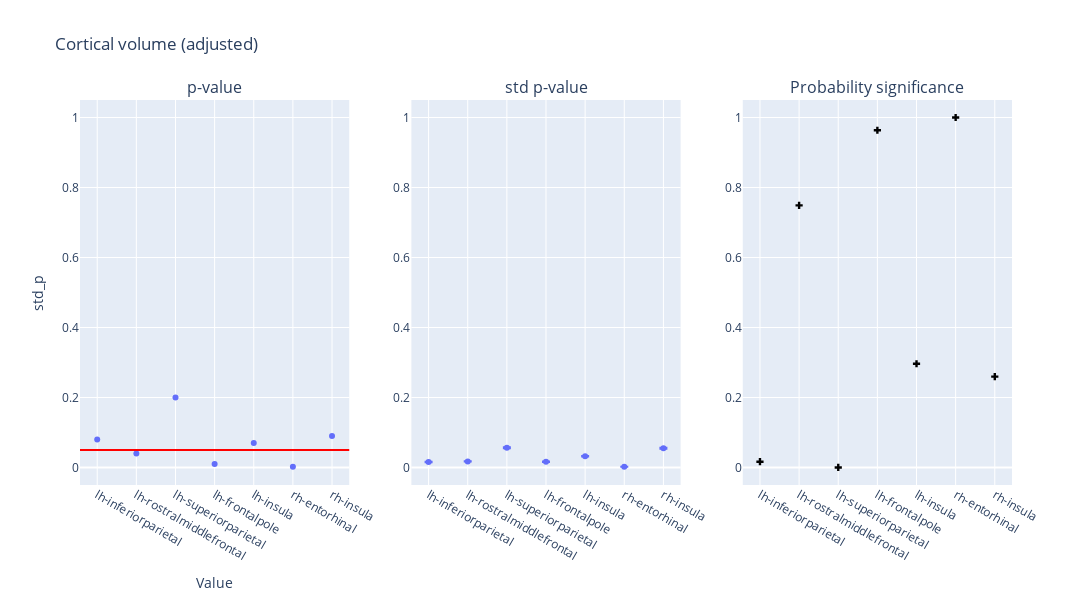

Source (notebook cell):
### Code cell
plot_dumbbell(df_volume_adjusted, "Cortical volume (adjusted)")

### Figure 1 — Plotly figure (JSON) as saved in the notebook; plotly's stock layout.template omitted (floating-point values rounded to 4 significant figures)
{"data": [{"hovertemplate": "region=%{x}<br>p_value=%{y}<extra></extra>", "legendgroup": "", "marker": {"color": "#636efa", "symbol": "circle"}, "mode": "markers", "name": "", "orientation": "v", "showlegend": false, "type": "scatter", "x": ["lh-inferiorparietal", "lh-rostralmiddlefrontal", "lh-superiorparietal", "lh-frontalpole", "lh-insula", "rh-entorhinal", "rh-insula"], "xaxis": "x", "y": [0.08, 0.04, 0.2, 0.01, 0.07, 0.002, 0.09], "yaxis": "y"}, {"error_y": {"array": [0.0004274, 0.0004721, 0.001544, 0.0004495, 0.0008746, 5.338e-05, 0.001497], "arrayminus": [0.0004396, 0.0004856, 0.001588, 0.0004624, 0.0008995, 5.491e-05, 0.00154]}, "hovertemplate": "region=%{x}<br>std_p=%{y}<extra></extra>", "legendgroup": "", "marker": {"color": "#636efa", "symbol": "circle"}, "mode": "markers", "name": "", "orientation": "v", "showlegend": false, "type": "scatter", "x": ["lh-inferiorparietal", "lh-rostralmiddlefrontal", "lh-superiorparietal", "lh-frontalpole", "lh-insula", "rh-entorhinal", "rh-insula"], "xaxis": "x2", "y": [0.01569, 0.01733, 0.05667, 0.0165, 0.0321, 0.00196, 0.05495], "yaxis": "y2"}, {"marker": {"color": "black", "symbol": "cross"}, "mode": "markers", "name": "Flip probability", "showlegend": false, "type": "scatter", "x": ["lh-inferiorparietal", "lh-rostralmiddlefrontal", "lh-superiorparietal", "lh-frontalpole", "lh-insula", "rh-entorhinal", "rh-insula"], "xaxis": "x3", "y": [0.01655, 0.7488, 0.0001581, 0.9636, 0.2964, 1.0, 0.2596], "yaxis": "y3"}], "layout": {"annotations": [{"font": {"size": 16}, "showarrow": false, "text": "p-value", "x": 0.1444, "xanchor": "center", "xref": "paper", "y": 1, "yanchor": "bottom", "yref": "paper"}, {"font": {"size": 16}, "showarrow": false, "text": "std p-value", "x": 0.5, "xanchor": "center", "xref": "paper", "y": 1, "yanchor": "bottom", "yref": "paper"}, {"font": {"size": 16}, "showarrow": false, "text": "Probability significance", "x": 0.8556, "xanchor": "center", "xref": "paper", "y": 1, "yanchor": "bottom", "yref": "paper"}], "height": 600, "hovermode": "closest", "shapes": [{"line": {"color": "red", "width": 2}, "type": "line", "x0": 0, "x1": 1, "xref": "x domain", "y0": 0.05, "y1": 0.05, "yref": "y"}], "title": {"text": "Cortical volume (adjusted)"}, "width": 1400, "xaxis": {"anchor": "y", "domain": [0, 0.2889], "title": {"text": "Value"}}, "xaxis2": {"anchor": "y2", "domain": [0.3556, 0.6444]}, "xaxis3": {"anchor": "y3", "domain": [0.7111, 1]}, "yaxis": {"anchor": "x", "domain": [0, 1], "range": [-0.05, 1.05], "title": {"text": "std_p"}}, "yaxis2": {"anchor": "x2", "domain": [0, 1], "range": [-0.05, 1.05]}, "yaxis3": {"anchor": "x3", "domain": [0, 1], "range": [-0.05, 1.05]}}}
